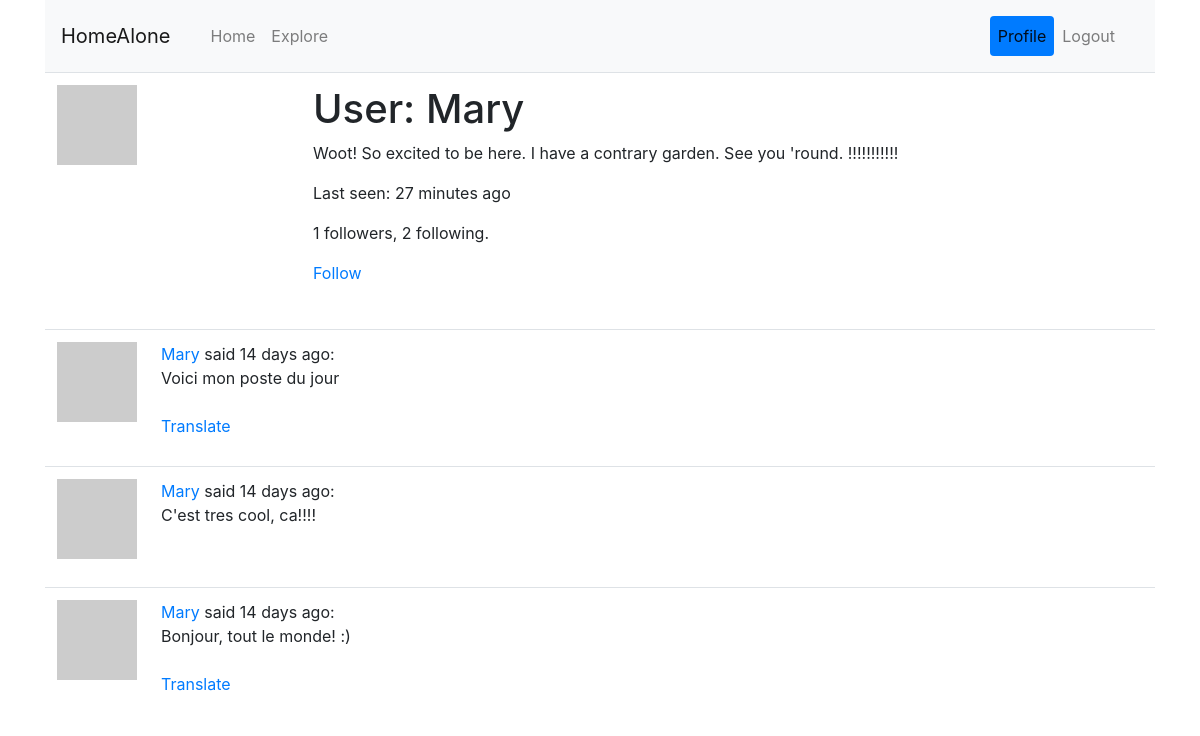
Screenshot of /user/Mary (signed in) with the database file from the repository.
### app/models.py (models this page shows, shortened)
class User(UserMixin, db.Model):
	id = db.Column(db.Integer, primary_key=True)
	username = db.Column(db.String(64), index=True, unique=True)
	email = db.Column(db.String(120), index=True, unique=True)
	password_hash = db.Column(db.String(128))
	posts = db.relationship('Post', backref='author', lazy='dynamic')
	about_me = db.Column(db.String(140))
	last_seen = db.Column(db.DateTime, default=datetime.utcnow)
	followed = db.relationship(
		'User', # right side of relationship (users)
		secondary=followers, # left side of relationship (followers)
		primaryjoin=(followers.c.follower_id == id), # condition that links the left with the association table
		secondaryjoin=(followers.c.followed_id == id), # condition that links the right with the association table
		backref=db.backref('followers', lazy='dynamic'), # how this relationship will be accessed from the right side (from the left, the relationship is named `followed`)
		lazy='dynamic')
	def avatar(self, size):
		digest = md5(self.email.lower().encode('utf-8')).hexdigest()
		return 'https://www.gravatar.com/avatar/{}?d=identicon&s={}'.format(digest, size)
	def is_following(self, user):
		return self.followed.filter(
			followers.c.followed_id == user.id
			).count() > 0

class Post(db.Model):
	id = db.Column(db.Integer, primary_key=True)
	body = db.Column(db.String(140))
	timestamp = db.Column(db.DateTime, index=True, default=datetime.utcnow)
	user_id = db.Column(db.Integer, db.ForeignKey('user.id'))
	language = db.Column(db.String(5))

### app/main/routes.py (the view)
@bp.route('/user/<username>')
@login_required
def user(username):
	user = User.query.filter_by(username=username).first_or_404()
	page = request.args.get('page', 1, type=int)
	pages = user.posts.order_by(Post.timestamp.desc()).paginate(
		page, current_app.config['POSTS_PER_PAGE'], False)
	posts = pages.items
	next_url = url_for('main.user', username=user.username, page=pages.next_num) \
		if pages.has_next else None
	prev_url = url_for('main.user', username=user.username, page=pages.prev_num) \
		if pages.has_prev else None
	return render_template('user.html', user=user,
							posts=posts, pages=pages,
							next_url=next_url, prev_url=prev_url)

### app/main/routes.py (called while the page is built)
@bp.before_request
def before_request():
	if current_user.is_authenticated:
		current_user.last_seen = datetime.utcnow()
		db.session.commit()
	g.locale = str(get_locale())

### app/models.py (called while the page is built)
@login.user_loader
def load_user(id):
	return User.query.get(int(id))

### app/templates/user.html (shortened to what this page needs)
{% extends "base.html" %}
{% block app_content %}
	<table class='table table-hover'>
		<tr>
			<td width="256px">
				<img src="{{ user.avatar(256) }}">
			</td>
			<td>
				<h1>{{ _('User: ') }}{{ user.username }}</h1>
				{% if user.about_me %}
					<p>{{ user.about_me }}</p>{% endif %}
				{% if user.last_seen %}
					<p>{{ _('Last seen: ') }}{{ moment(user.last_seen).fromNow() }}</p>{% endif %}
				<p>{{ user.followers.count() }} {{ _('followers') }},
					{{ user.followed.count() }} {{ _('following.') }}</p>
				{% if user == current_user %}
					<p><a href="{{ url_for('main.edit_profile') }}">
							{{ _('Edit your profile') }}</a></p>
				{% elif not current_user.is_following(user) %}
					<p><a href="{{ url_for('main.follow', username=user.username) }}">
							{{ _('Follow') }}<a></p>
				{% else %}
					<p><a href="{{ url_for('main.unfollow', username=user.username) }}">
							{{ _('Unfollow') }}</a></p>
				{% endif %}
			</td>
		</tr>
	</table>
  {% for post in posts %}
  	{% include '_post.html' %}
  {% endfor %}
{% endblock %}

### app/templates/base.html (shortened to what this page needs)
{% extends 'bs-f_base.html' %}
{% from 'bootstrap/nav.html' import render_nav_item as rni %}
{% from 'bootstrap/pagination.html' import render_pagination as rp %}
  {% block navbar %}
  <div class='container'>
    <nav class='navbar navbar-expand-sm navbar-light bg-light'>
      <a class="navbar-brand" href='/index'>{{ _('HomeAlone') }}</a>
      <div class='collapse navbar navbar-collapse d-flex justify-content-between' id='bs-example-navbar-collapse-1'>
        <ul class='navbar-nav nav-pills'>
          {{ rni('main.index', _('Home'), use_li=True) }}
          {{ rni('main.explore', _('Explore'), use_li=True) }}
        </ul>
        <ul class='navbar-nav nav-pills'>
          {% if current_user.is_anonymous %}
            {{ rni('auth.login', _('Login'), use_li=True) }}
          {% else %}
            {{ rni('main.user', _('Profile'), username=current_user.username) }}
            {{ rni('auth.logout', _('Logout'), use_li=True) }}
          {% endif %}
        </ul>
      </div>
    </nav>
  </div>
  {% endblock navbar %}
  {% block content %}
    <div class='container'>
      {% block app_content %}{% endblock %}
    </div>
  {% endblock content %}

### app/templates/_post.html (shortened to what this page needs)
 <table class='table table-hover'>
 	<tr>
 		<td width='70px'>
 			<a href="{{ url_for('main.user', username=post.author.username) }}">
	 			<img src="{{ post.author.avatar(70) }}" />
	 		</a>
	 	</td>
 		<td>
	 			{{ _('%(username)s said %(when)s',
	 					username=user_link, when=moment(post.timestamp).fromNow()) }}:
	 			<br>
	 			<span id="post{{ post.id }}">{{ post.body }}</span>
 			{% if post.language and post.language != g.locale %}
	 			<br><br>
	 			<span id="translation{{ post.id }}">
		 			<a href="javascript:translate(
						 					'#post{{ post.id }}',
						 					'#translation{{ post.id }}',
						 					'{{ post.language }}',
						 					'{{ g.locale }}');">{{ _('Translate') }}</a>
		 		</span>
 			{% endif %}
	 		</td>
 	</tr>
 </table>

### rows the page displays
User: username "Profile"
User: username "Mary", about_me "Woot! So excited to be here. I have a contrary garden. See you 'round. !!!!!!!!!!!", last_seen "27 minutes ago"
Post: body "Voici mon poste du jour"
Post: body "C'est tres cool, ca!!!!"
Post: body "Bonjour, tout le monde! :)"

### other values shown
{{ rni('main.index', _('Home'), use_li=True) }} "Home"
{{ rni('main.explore', _('Explore'), use_li=True) }} "Explore"
{{ rni('auth.logout', _('Logout'), use_li=True) }} "Logout"
{{ user.followers.count() }} "1"
{{ user.followed.count() }} "2"
